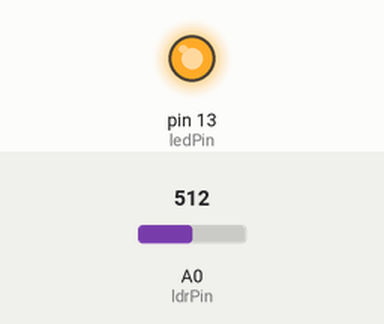
Recording of a sketch running on a simulated Arduino Uno, built with avr-gcc and run on an emulated ATmega328P. Parts: output pins drawn as LEDs (lit = HIGH). The test bench sets the inputs (shaded band); at power-on: A0 (ldrPin) = 512.

Above: at 1.2 s.
1.3 s: A0 (ldrPin) set to 216
2.8 s: A0 (ldrPin) set to 182
At 3.1 s:
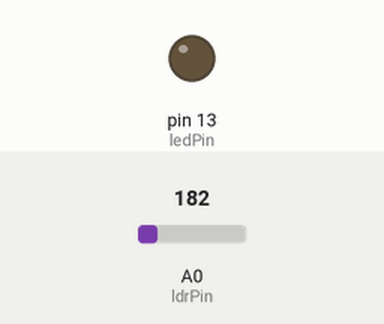
4.3 s: A0 (ldrPin) set to 210
At 5.4 s:
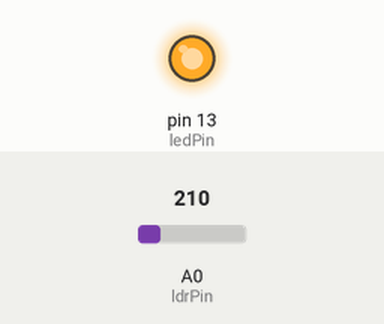
5.8 s: A0 (ldrPin) set to 190
At 6.6 s:
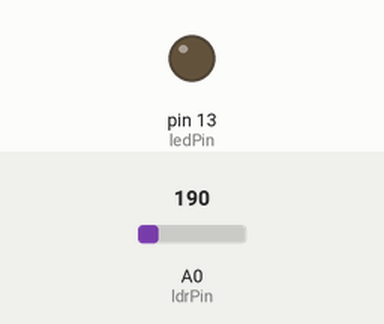
Timing chart, 0 to 8.3 s (numbered marks = the images above; inputs shaded):
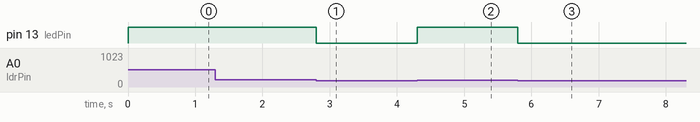

The sketch:

15.Automatic_Street_light.ino
```cpp
const int ledPin = 13;
const int ldrPin = A0;
int ldrStatus;
void setup ()
{
 pinMode(ledPin, OUTPUT);
 pinMode(ldrPin, INPUT);
}
void loop()
{
 ldrStatus = analogRead(ldrPin); // read the ldrPin value and store it in ldrStatus
 if (ldrStatus <= 200) // if ldrStatus is less than or equal to 200
 {
 digitalWrite(ledPin, LOW); // led oFF
 }
else
 {
 digitalWrite(ledPin, HIGH); // led ON
 }
}
```

Measured:
- the behaviour switches between 201 and 200 on A0 (ldrPin) (found by bisection; images 0 and 1)
- after the input at 1.3 s, every drawn part: stays the same
- after the input at 2.8 s, pin 13 (ledPin): HIGH → LOW at once
- after the input at 4.3 s, pin 13 (ledPin): LOW → HIGH at once
- after the input at 5.8 s, pin 13 (ledPin): HIGH → LOW at once
